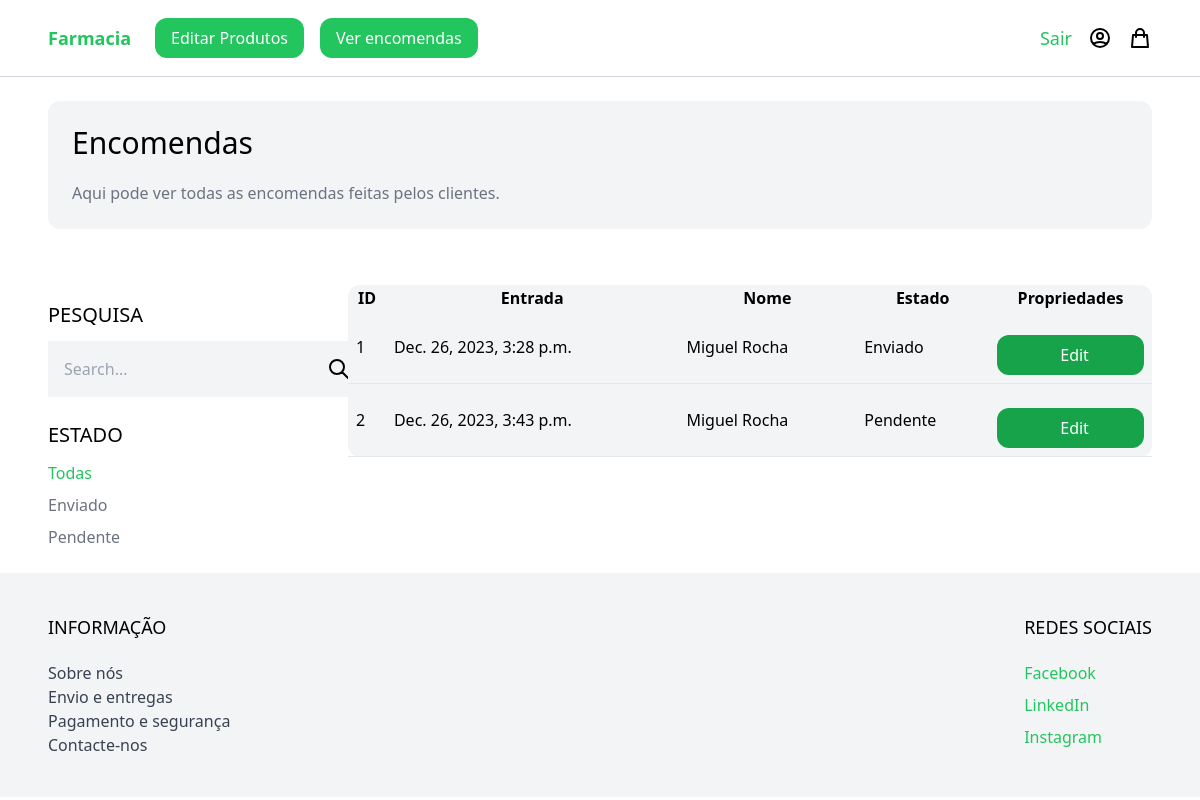
The page /show_orders (signed in) on the database its author committed.
### Orders/models.py (models this page shows, shortened)
class Order(models.Model):
    STATUS_CHOICES = (
        ('Pendente', 'Pendente'),
        ('Enviado', 'Enviado'),
        ('Recebido', 'Recebido'),
        ('Cancelado', 'Cancelado'),
    )
    id = models.AutoField(primary_key=True)
    user = models.ForeignKey(User, on_delete=models.CASCADE)
    address = models.ForeignKey(ShippingAddress, on_delete=models.CASCADE)
    status = models.CharField(max_length=10, choices=STATUS_CHOICES, default='Pendente')
    payment = models.ForeignKey(Payment, on_delete=models.CASCADE, null=False)
    date_added = models.DateTimeField(auto_now_add=True)
    date_modified = models.DateTimeField(auto_now=True)
    total = models.DecimalField(max_digits=10, decimal_places=2, default=0.00)
    tracking_number = models.CharField(max_length=100, null=True)
    class Meta:
        verbose_name = 'Order'
        verbose_name_plural = 'Orders'

### Orders/views.py (the view)
# urls.py: path('show_orders', show_orders, name='show_orders'),
@staff_member_required
def show_orders(request):
    orders = Order.objects.all()
    status = request.GET.get('status', '')
    if status:
        orders = orders.filter(status=status)
    query = request.GET.get('query', '')
    if query:
        orders = orders.filter(name__icontains=query)
    active_status = request.GET.get('status', '')
    statuses = Order.objects.values('status').annotate(total=Count('status'))
    context = {'orders': orders, 'statuses': statuses, 'status': status, 'active_status': active_status}
    return render(request, 'Orders/show_orders.html', context)

### Orders/templates/Orders/show_orders.html (shortened to what this page needs)
{% extends 'base.html' %}
{% block content %}
<div class="max-w-6xl mx-auto flex flex-wrap items-start py-6 px-6 xl:px-0">
    <div class="w-full mb-6 p-6 bg-gray-100 rounded-xl">
    <h1 class="mb-5 text-3xl">Encomendas</h1>
    <p class="text-gray-500">Aqui pode ver todas as encomendas feitas pelos clientes.</p>
    </div>
</div>
<div class="max-w-6xl mx-auto flex flex-wrap items-start py-6 px-6 xl:px-0">
    <div class="filters w-full lg:w-1/4">
        <h3 class="mb-3 text-xl uppercase">Pesquisa</h3>
        <form method='get' action='.'>
            <div class="flex">
                <input type="text" name = 'query' class="p-4 bg-gray-100 border-0" placeholder="Search...">
                <button class="p-4 bg-gray-100 border-0">
                    <svg xmlns="http://www.w3.org/2000/svg" class="h-6 w-6" fill="none" viewBox="0 0 24 24" stroke="currentColor">
                        <path stroke-linecap="round" stroke-linejoin="round" stroke-width="2" d="M21 21l-6-6m2-5a7 7 0 11-14 0 7 7 0 0114 0z" />
                    </svg>
                </button>
            </div>
        </form>
        <h3 class="mt-6 mb-3 text-xl uppercase">Estado</h3>
        <ul class="space-y-2">
            <li><a href="{% url 'show_orders' %}" class="{% if not active_status %}text-green-500{% else %}text-gray-500{% endif %}">Todas</a></li>
        {% for status in statuses %}
            <li><a href="{% url 'show_orders' %}?status={{status.status}}" class="{% if status.status == active_status %}text-green-500{% else %}text-gray-500{% endif %}">{{ status.status }}</a></li>
        {% endfor %}
        </ul>
    </div>
    <div class="products w-full lg:w-3/4 -mt-4 pl-6 flex items-center flex-wrap">
        <table class="w-full bg-gray-100 rounded-xl">
            <thead>
                <tr>
                    <th>ID</th>
                    <th>Entrada</th>
                    <th>Nome</th>
                    <th>Estado</th>
                    <th>Propriedades</th>
                </tr>
            </thead>
            <tbody>
                {% for order in orders %}
                    <tr class="border-b border-gray-200">
                        <td class="p-2">{{ order.id }}</td>
                        <td class="p-2">{{ order.date_added }}</td>
                        <td class="p-2">{{order.user.first_name}} {{order.user.last_name}}</td>
                        <td class="p-2">{{ order.status }}</td>
                        <td class="p-2">
                            <a href="{% url "edit_order" order.id%}" class="inline-block mt-4 py-2 px-6 pr-4 rounded-xl text-white bg-green-600 w-full text-center">Edit</a>
                        </td>
                    </tr>
                {% empty %}
                    <tr>
                        <td colspan="4" class="p-2">No orders found.</td>
                    </tr>
                {% endfor %}
            </tbody>
        </table>
    </div>
    {% endblock %}

### rows shown on the page
Order: id "1", date_added "Dec. 26, 2023, 3:28 p.m.", user.first_name "Miguel", user.last_name "Rocha", status "Enviado"
Order: id "2", date_added "Dec. 26, 2023, 3:43 p.m.", user.first_name "Miguel", user.last_name "Rocha", status "Pendente"

### other values the page prints
{{ status.status }} "Enviado" "Pendente"
